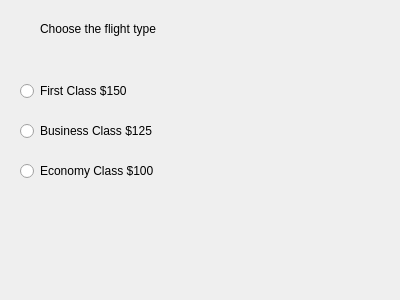
<?xml version="1.0" encoding="UTF-8"?>
<ui version="4.0">
 <class>Dialog</class>
 <widget class="QDialog" name="Dialog">
  <property name="geometry">
   <rect>
    <x>0</x>
    <y>0</y>
    <width>400</width>
    <height>300</height>
   </rect>
  </property>
  <property name="windowTitle">
   <string>Dialog</string>
  </property>
  <widget class="QLabel" name="label">
   <property name="geometry">
    <rect>
     <x>40</x>
     <y>20</y>
     <width>171</width>
     <height>17</height>
    </rect>
   </property>
   <property name="text">
    <string>Choose the flight type</string>
   </property>
  </widget>
  <widget class="QLabel" name="labelFare">
   <property name="geometry">
    <rect>
     <x>50</x>
     <y>250</y>
     <width>221</width>
     <height>17</height>
    </rect>
   </property>
   <property name="text">
    <string/>
   </property>
  </widget>
  <widget class="QRadioButton" name="radioButtonFirstClass">
   <property name="geometry">
    <rect>
     <x>20</x>
     <y>80</y>
     <width>161</width>
     <height>22</height>
    </rect>
   </property>
   <property name="text">
    <string>First Class $150</string>
   </property>
  </widget>
  <widget class="QRadioButton" name="radioButtonBusinessClass">
   <property name="geometry">
    <rect>
     <x>20</x>
     <y>120</y>
     <width>161</width>
     <height>22</height>
    </rect>
   </property>
   <property name="text">
    <string>Business Class $125</string>
   </property>
  </widget>
  <widget class="QRadioButton" name="radioButtonEconomyClass">
   <property name="geometry">
    <rect>
     <x>20</x>
     <y>160</y>
     <width>171</width>
     <height>22</height>
    </rect>
   </property>
   <property name="text">
    <string>Economy Class $100</string>
   </property>
  </widget>
 </widget>
 <resources/>
 <connections/>
</ui>
